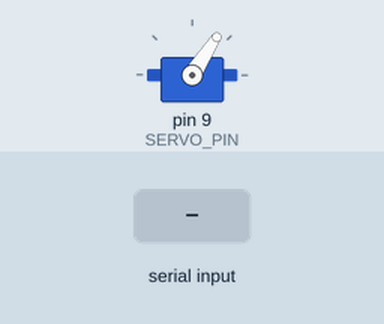
The sketch below on a simulated Arduino Uno, built with avr-gcc and run on an emulated ATmega328P. Parts: servo. The inputs (shaded band) are chosen by the test bench. What the sketch prints to the serial monitor is not drawn.

Above: at 1.7 s.
1.8 s: "90,45\n" received over Serial
At 2.51 s:
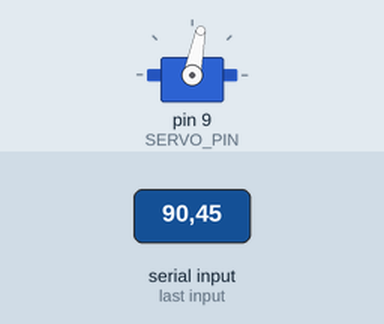
4.8 s: "200\n" received over Serial
At 5.22 s:
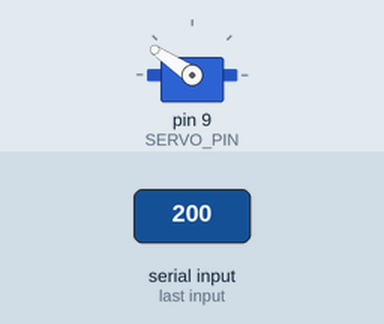
Timing chart, 0 to 13.8 s (numbered marks = the images above; inputs shaded):
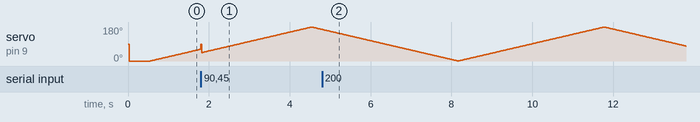

The sketch:

02-servo-control.ino
```cpp
// (licence header left out)
#include <Servo.h>

Servo myServo;

const int SERVO_PIN = 9;
int currentAngle = 0;
int sweepDirection = 1;  // 1 = increasing, -1 = decreasing

void setup() {
  myServo.attach(SERVO_PIN);
  Serial.begin(9600);
  Serial.println("Project 2: Servo Control — ready!");
  Serial.println("Type an angle (0-180) and press Enter to position the servo.");
  myServo.write(0);
  delay(500);
}

void loop() {
  // Check for Serial input to manually position servo
  if (Serial.available() > 0) {
    int targetAngle = Serial.parseInt();
    if (targetAngle >= 0 && targetAngle <= 180) {
      myServo.write(targetAngle);
      currentAngle = targetAngle;
      Serial.print("Moved to: ");
      Serial.print(targetAngle);
      Serial.println("°");
    } else {
      Serial.println("Invalid angle. Enter a value between 0 and 180.");
    }
    // Flush remaining input
    while (Serial.available()) Serial.read();
    return;
  }

  // Auto-sweep
  myServo.write(currentAngle);
  delay(20);

  currentAngle += sweepDirection;
  if (currentAngle >= 180) sweepDirection = -1;
  if (currentAngle <= 0)   sweepDirection = 1;
}
```
